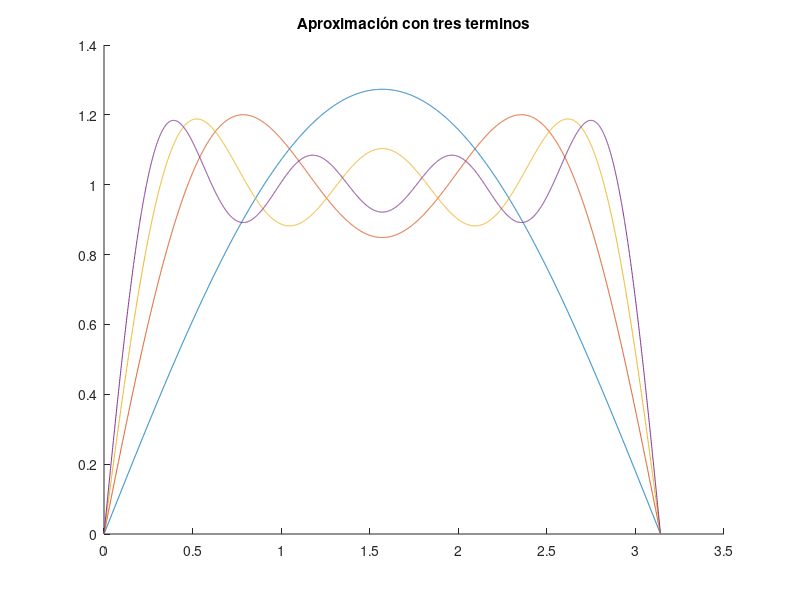

This chart was generated by the following MATLAB code:
%{
** ######################################################################################################
**      Archivo: 02 - GraficasJuntas.m
**      SO: Windows 11
**      Herramienta: Visual Studio Code
**                   MATLAB R2023a
**
**      Notas:
**          En esta parte de la practica se pretende aproximaremos a traves de la serie trigonometrica de
**           fourier.
**              2.- En una misma gráfica la aproximación de un pulso con tres términos.
** ######################################################################################################
%}

clear all
clf                                     % Elimina las figuras
clc

% MAIN PROGRAM

% Definimos cuantos terminos tendra la serie.
n = 7;
cn = 4 / pi;

% Definimos el inicio y termino.
t = 0 : 0.001 : pi;

% Generamos un vector y lo rellenamos de ceros.
x = zeros(size(t));
hold on                                 % Comndo de sujeción
for n = 1 : 2 : n                       % Inicio de ciclo reiterativo
    y = cn * (1/n) * sin(n * t);
    x = y + x;
    plot(t, x)
end
title('Aproximación con tres terminos')
hold off